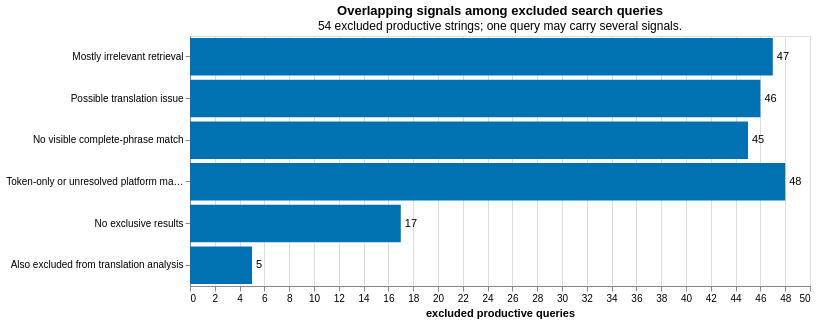
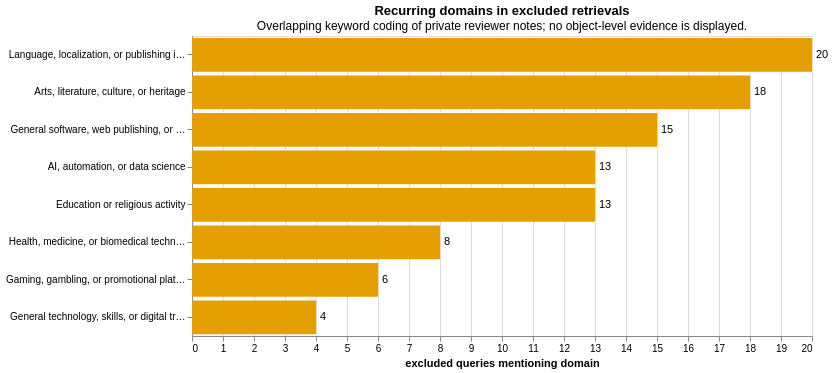

Notebook cell for these charts, in order:
### Markdown cell above
### Privacy-Preserving Audit of Excluded Retrievals

Search exclusion did not mean that a generated term was linguistically worthless. Most excluded queries remain in the translation corpus as evidence about model behavior, conceptual expansion, language substitution, and GitHub's matching practices. Only five outputs were also removed from translation analysis because they were placeholders, repeated strings, or clear target-language substitutions.

The first chart reports overlapping structured signals. The second uses a reproducible keyword coding of the reviewer notes to summarize recurring domains among excluded results. These domain labels describe what the searches retrieved, not fields that are inherently outside DH. One query may contribute to several categories. No individual term, GitHub object, URL, name, title, description, or note is displayed.

### Code cell
excluded_reviews = search_relevance.loc[
    search_relevance["review_decision"].eq("exclude")
].copy()

for column in [
    "exclusive_result_count", "visible_surface_match_count",
    "token_only_match_count", "unresolved_platform_match_count",
]:
    excluded_reviews[column] = pd.to_numeric(
        excluded_reviews[column], errors="coerce"
    ).fillna(0).astype(int)

translation_excluded = (
    excluded_reviews["exclude_from_translation_analysis"]
    .astype(str).str.lower().eq("true")
)
signal_masks = {
    "Mostly irrelevant retrieval": excluded_reviews["retrieval_assessment"].eq("mostly_irrelevant"),
    "Possible translation issue": excluded_reviews["translation_review"].eq("possible_translation_error"),
    "No visible complete-phrase match": excluded_reviews["visible_surface_match_count"].eq(0),
    "Token-only or unresolved platform match": (
        excluded_reviews["token_only_match_count"].gt(0)
        | excluded_reviews["unresolved_platform_match_count"].gt(0)
    ),
    "No exclusive results": excluded_reviews["exclusive_result_count"].eq(0),
    "Also excluded from translation analysis": translation_excluded,
}
exclusion_signal_summary = pd.DataFrame([
    {"signal": label, "excluded_queries": int(mask.sum())}
    for label, mask in signal_masks.items()
])
signal_order = list(signal_masks)
display(exclusion_signal_summary)

exclusion_signal_bars = alt.Chart(exclusion_signal_summary).mark_bar(color="#0072B2").encode(
    y=alt.Y("signal:N", sort=signal_order, title=None),
    x=alt.X("excluded_queries:Q", title="excluded productive queries"),
    tooltip=["signal:N", "excluded_queries:Q"],
).properties(
    width=620,
    height=250,
    title=alt.TitleParams(
        "Overlapping signals among excluded search queries",
        subtitle=f"{len(excluded_reviews)} excluded productive strings; one query may carry several signals.",
    ),
)
exclusion_signal_chart = exclusion_signal_bars + exclusion_signal_bars.mark_text(
    align="left", dx=4, color="black"
).encode(text="excluded_queries:Q")
display(exclusion_signal_chart)
save_chart(
    exclusion_signal_chart,
    str(FIGURE_DIR / "search_exclusion_signals.png"),
    scale_factor=2,
)

def retrieval_evidence_segment(note):
    text = str(note).lower()
    markers = [
        "github returned", "github subsequently returned", "the query returned",
        "the github result", "its github result",
    ]
    starts = [text.find(marker) for marker in markers if text.find(marker) >= 0]
    return text[min(starts):] if starts else text

retrieval_theme_patterns = {
    "Language, localization, or publishing infrastructure": (
        r"language (?:project|tool|community|infrastructure)|linguistic|"
        r"translation (?:pull|project|content)|dictionary|lexicograph|toki pona|"
        r"multilingual|localization|font|parser|publishing"
    ),
    "Arts, literature, culture, or heritage": (
        r"arts?|literature|literary|culture|cultural|heritage|museum|creative|music|story|fiction"
    ),
    "General software, web publishing, or developer tooling": (
        r"general software|developer tooling|software (?:issue|project|api)|"
        r"web publishing|website|webpage|web development|interface|localization|"
        r"font|parser|rendering|unicode|documentation"
    ),
    "AI, automation, or data science": (
        r"artificial intelligence|\bai\b|machine learning|robot|hallucinated code|"
        r"data science|pytorch|opencv"
    ),
    "Education or religious activity": (
        r"education|school|student|teaching|tutoring|religious|sermon|divine|"
        r"confuc|buddhist|academic-resource|university|degree-program"
    ),
    "Health, medicine, or biomedical technology": (
        r"health|medical|medicine|biomedical|clinical|patient|electronic health"
    ),
    "Gaming, gambling, or promotional platforms": (
        r"gaming|game-| games|gambling|betting|casino|promotional|"
        r"commercial platform|online chat"
    ),
    "General technology, skills, or digital transformation": (
        r"digital skills|digital development|digital transformation|general technolog|"
        r"workplace skills|employment advice|technology standards"
    ),
}
retrieval_segments = excluded_reviews["reviewer_notes"].map(retrieval_evidence_segment)
retrieval_theme_summary = pd.DataFrame([
    {
        "retrieval_domain": label,
        "excluded_queries": int(retrieval_segments.str.contains(pattern, regex=True, na=False).sum()),
    }
    for label, pattern in retrieval_theme_patterns.items()
]).sort_values("excluded_queries", ascending=False)
display(retrieval_theme_summary)

retrieval_domain_bars = alt.Chart(retrieval_theme_summary).mark_bar(color="#E69F00").encode(
    y=alt.Y("retrieval_domain:N", sort="-x", title=None),
    x=alt.X("excluded_queries:Q", title="excluded queries mentioning domain"),
    tooltip=["retrieval_domain:N", "excluded_queries:Q"],
).properties(
    width=620,
    height=300,
    title=alt.TitleParams(
        "Recurring domains in excluded retrievals",
        subtitle="Overlapping keyword coding of private reviewer notes; no object-level evidence is displayed.",
    ),
)
retrieval_domain_chart = retrieval_domain_bars + retrieval_domain_bars.mark_text(
    align="left", dx=4, color="black"
).encode(text="excluded_queries:Q")
display(retrieval_domain_chart)
save_chart(
    retrieval_domain_chart,
    str(FIGURE_DIR / "excluded_retrieval_domains.png"),
    scale_factor=2,
)

### Figure 1 — Vega specification as saved in the notebook (floating-point values rounded to 4 significant figures)
{"$schema": "https://vega.github.io/schema/vega/v6.json", "data": [{"name": "source_0"}, {"name": "data_1", "values": [{"excluded_queries": 47, "excluded_queries_end": 47.0, "excluded_queries_start": 0.0, "signal": "Mostly irrelevant retrieval"}, {"excluded_queries": 46, "excluded_queries_end": 46.0, "excluded_queries_start": 0.0, "signal": "Possible translation issue"}, {"excluded_queries": 45, "excluded_queries_end": 45.0, "excluded_queries_start": 0.0, "signal": "No visible complete-phrase match"}, {"excluded_queries": 48, "excluded_queries_end": 48.0, "excluded_queries_start": 0.0, "signal": "Token-only or unresolved platform match"}, {"excluded_queries": 17, "excluded_queries_end": 17.0, "excluded_queries_start": 0.0, "signal": "No exclusive results"}, {"excluded_queries": 5, "excluded_queries_end": 5.0, "excluded_queries_start": 0.0, "signal": "Also excluded from translation analysis"}]}, {"name": "data_2", "values": [{"excluded_queries": 47, "signal": "Mostly irrelevant retrieval"}, {"excluded_queries": 46, "signal": "Possible translation issue"}, {"excluded_queries": 45, "signal": "No visible complete-phrase match"}, {"excluded_queries": 48, "signal": "Token-only or unresolved platform match"}, {"excluded_queries": 17, "signal": "No exclusive results"}, {"excluded_queries": 5, "signal": "Also excluded from translation analysis"}]}, {"name": "source_0_y_domain_signal", "values": [{"signal": "Mostly irrelevant retrieval", "sort_field": 0.0}, {"signal": "Possible translation issue", "sort_field": 1.0}, {"signal": "No visible complete-phrase match", "sort_field": 2.0}, {"signal": "Token-only or unresolved platform match", "sort_field": 3.0}, {"signal": "No exclusive results", "sort_field": 4.0}, {"signal": "Also excluded from translation analysis", "sort_field": 5.0}]}], "marks": [{"type": "rect", "name": "layer_0_marks", "from": {"data": "data_1"}, "encode": {"update": {"height": {"signal": "max(0.25, bandwidth('y'))"}, "x": {"field": "excluded_queries_end", "scale": "x"}, "y": {"field": "signal", "scale": "y"}, "x2": {"field": "excluded_queries_start", "scale": "x"}, "tooltip": {"signal": "{\"signal\": isValid(datum[\"signal\"]) ? datum[\"signal\"] : \"\"+datum[\"signal\"], \"excluded_queries\": format(datum[\"excluded_queries\"], \"\")}"}, "fill": {"value": "#0072B2"}}}, "style": ["bar"]}, {"type": "text", "name": "layer_1_marks", "from": {"data": "data_2"}, "encode": {"update": {"x": {"field": "excluded_queries", "scale": "x"}, "tooltip": {"signal": "{\"signal\": isValid(datum[\"signal\"]) ? datum[\"signal\"] : \"\"+datum[\"signal\"], \"excluded_queries\": format(datum[\"excluded_queries\"], \"\")}"}, "align": {"value": "left"}, "y": {"field": "signal", "scale": "y", "band": 0.5}, "fill": {"value": "black"}, "baseline": {"value": "middle"}, "text": {"signal": "format(datum[\"excluded_queries\"], \"\")"}, "dx": {"value": 4}}}, "style": ["text"]}], "scales": [{"name": "x", "type": "linear", "domain": {"fields": [{"data": "data_1", "field": "excluded_queries_start"}, {"data": "data_1", "field": "excluded_queries_end"}, {"data": "data_2", "field": "excluded_queries"}]}, "range": [0, {"signal": "width"}], "nice": true, "zero": true}, {"name": "y", "type": "band", "domain": {"data": "source_0_y_domain_signal", "field": "signal", "sort": {"op": "max", "field": "sort_field"}}, "range": [0, {"signal": "height"}], "paddingOuter": 0.05, "paddingInner": 0.1}], "axes": [{"scale": "x", "aria": false, "ticks": false, "tickCount": {"signal": "ceil(width/40)"}, "labels": false, "maxExtent": 0, "grid": true, "zindex": 0, "gridScale": "y", "minExtent": 0, "orient": "bottom", "domain": false}, {"scale": "x", "grid": false, "tickCount": {"signal": "ceil(width/40)"}, "zindex": 0, "title": "excluded productive queries", "labelOverlap": true, "orient": "bottom", "labelFlush": true}, {"scale": "y", "orient": "left", "grid": false, "zindex": 0}], "title": {"text": "Overlapping signals among excluded search queries", "subtitle": "54 excluded productive strings; one query may carry several signals.", "frame": "group"}, "width": 620, "height": 250, "background": "white", "style": "cell", "padding": 5}

### Figure 2 — Vega specification as saved in the notebook (floating-point values rounded to 4 significant figures)
{"$schema": "https://vega.github.io/schema/vega/v6.json", "data": [{"name": "source_0"}, {"name": "data_1", "values": [{"excluded_queries": 20, "excluded_queries_end": 20.0, "excluded_queries_start": 0.0, "retrieval_domain": "Language, localization, or publishing infrastructure"}, {"excluded_queries": 18, "excluded_queries_end": 18.0, "excluded_queries_start": 0.0, "retrieval_domain": "Arts, literature, culture, or heritage"}, {"excluded_queries": 15, "excluded_queries_end": 15.0, "excluded_queries_start": 0.0, "retrieval_domain": "General software, web publishing, or developer tooling"}, {"excluded_queries": 13, "excluded_queries_end": 13.0, "excluded_queries_start": 0.0, "retrieval_domain": "AI, automation, or data science"}, {"excluded_queries": 13, "excluded_queries_end": 13.0, "excluded_queries_start": 0.0, "retrieval_domain": "Education or religious activity"}, {"excluded_queries": 8, "excluded_queries_end": 8.0, "excluded_queries_start": 0.0, "retrieval_domain": "Health, medicine, or biomedical technology"}, {"excluded_queries": 6, "excluded_queries_end": 6.0, "excluded_queries_start": 0.0, "retrieval_domain": "Gaming, gambling, or promotional platforms"}, {"excluded_queries": 4, "excluded_queries_end": 4.0, "excluded_queries_start": 0.0, "retrieval_domain": "General technology, skills, or digital transformation"}]}, {"name": "data_2", "values": [{"excluded_queries": 20, "retrieval_domain": "Language, localization, or publishing infrastructure"}, {"excluded_queries": 18, "retrieval_domain": "Arts, literature, culture, or heritage"}, {"excluded_queries": 15, "retrieval_domain": "General software, web publishing, or developer tooling"}, {"excluded_queries": 13, "retrieval_domain": "AI, automation, or data science"}, {"excluded_queries": 13, "retrieval_domain": "Education or religious activity"}, {"excluded_queries": 8, "retrieval_domain": "Health, medicine, or biomedical technology"}, {"excluded_queries": 6, "retrieval_domain": "Gaming, gambling, or promotional platforms"}, {"excluded_queries": 4, "retrieval_domain": "General technology, skills, or digital transformation"}]}, {"name": "source_0_y_domain_retrieval_domain", "values": [{"retrieval_domain": "Language, localization, or publishing infrastructure", "sort_field": 20}, {"retrieval_domain": "Arts, literature, culture, or heritage", "sort_field": 18}, {"retrieval_domain": "General software, web publishing, or developer tooling", "sort_field": 15}, {"retrieval_domain": "AI, automation, or data science", "sort_field": 13}, {"retrieval_domain": "Education or religious activity", "sort_field": 13}, {"retrieval_domain": "Health, medicine, or biomedical technology", "sort_field": 8}, {"retrieval_domain": "Gaming, gambling, or promotional platforms", "sort_field": 6}, {"retrieval_domain": "General technology, skills, or digital transformation", "sort_field": 4}]}], "marks": [{"type": "rect", "name": "layer_0_marks", "from": {"data": "data_1"}, "encode": {"update": {"y": {"field": "retrieval_domain", "scale": "y"}, "x": {"field": "excluded_queries_end", "scale": "x"}, "tooltip": {"signal": "{\"retrieval_domain\": isValid(datum[\"retrieval_domain\"]) ? datum[\"retrieval_domain\"] : \"\"+datum[\"retrieval_domain\"], \"excluded_queries\": format(datum[\"excluded_queries\"], \"\")}"}, "x2": {"field": "excluded_queries_start", "scale": "x"}, "fill": {"value": "#E69F00"}, "height": {"signal": "max(0.25, bandwidth('y'))"}}}, "style": ["bar"]}, {"type": "text", "name": "layer_1_marks", "from": {"data": "data_2"}, "encode": {"update": {"fill": {"value": "black"}, "dx": {"value": 4}, "tooltip": {"signal": "{\"retrieval_domain\": isValid(datum[\"retrieval_domain\"]) ? datum[\"retrieval_domain\"] : \"\"+datum[\"retrieval_domain\"], \"excluded_queries\": format(datum[\"excluded_queries\"], \"\")}"}, "align": {"value": "left"}, "baseline": {"value": "middle"}, "text": {"signal": "format(datum[\"excluded_queries\"], \"\")"}, "y": {"field": "retrieval_domain", "scale": "y", "band": 0.5}, "x": {"field": "excluded_queries", "scale": "x"}}}, "style": ["text"]}], "scales": [{"name": "x", "type": "linear", "domain": {"fields": [{"data": "data_1", "field": "excluded_queries_start"}, {"data": "data_1", "field": "excluded_queries_end"}, {"data": "data_2", "field": "excluded_queries"}]}, "range": [0, {"signal": "width"}], "nice": true, "zero": true}, {"name": "y", "type": "band", "domain": {"data": "source_0_y_domain_retrieval_domain", "field": "retrieval_domain", "sort": {"op": "max", "field": "sort_field", "order": "descending"}}, "range": [0, {"signal": "height"}], "paddingOuter": 0.05, "paddingInner": 0.1}], "axes": [{"scale": "x", "orient": "bottom", "tickCount": {"signal": "ceil(width/40)"}, "maxExtent": 0, "grid": true, "minExtent": 0, "ticks": false, "labels": false, "aria": false, "zindex": 0, "gridScale": "y", "domain": false}, {"scale": "x", "orient": "bottom", "grid": false, "title": "excluded queries mentioning domain", "tickCount": {"signal": "ceil(width/40)"}, "zindex": 0, "labelOverlap": true, "labelFlush": true}, {"scale": "y", "zindex": 0, "orient": "left", "grid": false}], "title": {"text": "Recurring domains in excluded retrievals", "subtitle": "Overlapping keyword coding of private reviewer notes; no object-level evidence is displayed.", "frame": "group"}, "style": "cell", "width": 620, "background": "white", "height": 300, "padding": 5}
